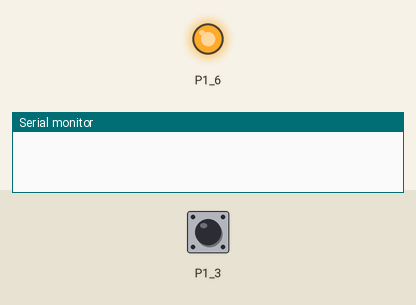
Simulated run of this sketch. Board: TI MSP430 LaunchPad. Parts: output pins drawn as LEDs (lit = HIGH), the last lines printed to the serial monitor. The inputs (shaded band) are chosen by the test bench; at power-on: P1_3 HIGH.

Above: at 1.2 s.
1.3 s: P1_3 pulled LOW for 0.15 s
At 2.1 s:
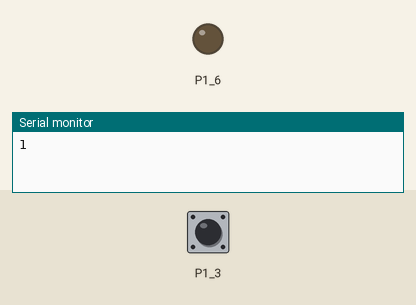
2.9 s: P1_3 pulled LOW for 1 s
At 3.3 s:
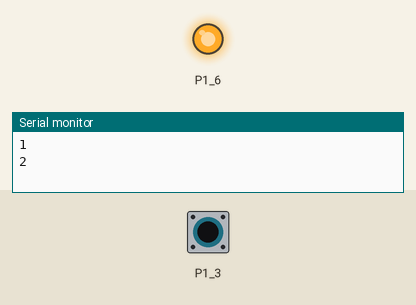
5.4 s: P1_3 pulled LOW for 3.2 s
At 6.4 s:
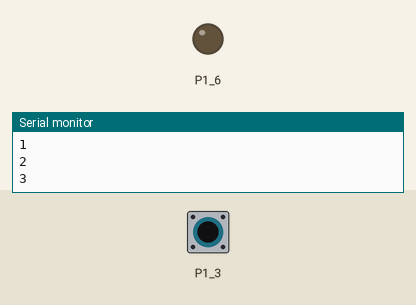
Timing chart, 0 to 8.4 s (numbered marks = the images above; inputs shaded):
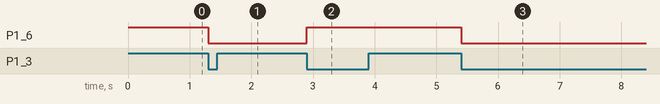

The sketch:

Lab_4_Button_Interrupt.ino
```cpp
volatile int state = HIGH;
volatile int flag = LOW;
int count = 0;

void setup()
{
  // put your setup code here, to run once:
  Serial.begin(9600);

  pinMode(GREEN_LED, OUTPUT);
  digitalWrite(GREEN_LED, state);
  pinMode(PUSH2, INPUT_PULLUP);

  attachInterrupt(PUSH2, blink, FALLING);
}

void loop()
{
  // put your main code here, to run repeatedly:
  if (flag)
  {
    digitalWrite(GREEN_LED, state);
    count++;
    Serial.println(count);
    flag = LOW;
  }
}

void blink()
{
  state = !state;
  flag = HIGH;
}
```

Measured:
- after the input at 1.3 s, P1_6: HIGH → LOW at once
- after the input at 2.9 s, P1_6: LOW → HIGH at once
- after the input at 5.4 s, P1_6: HIGH → LOW at once
